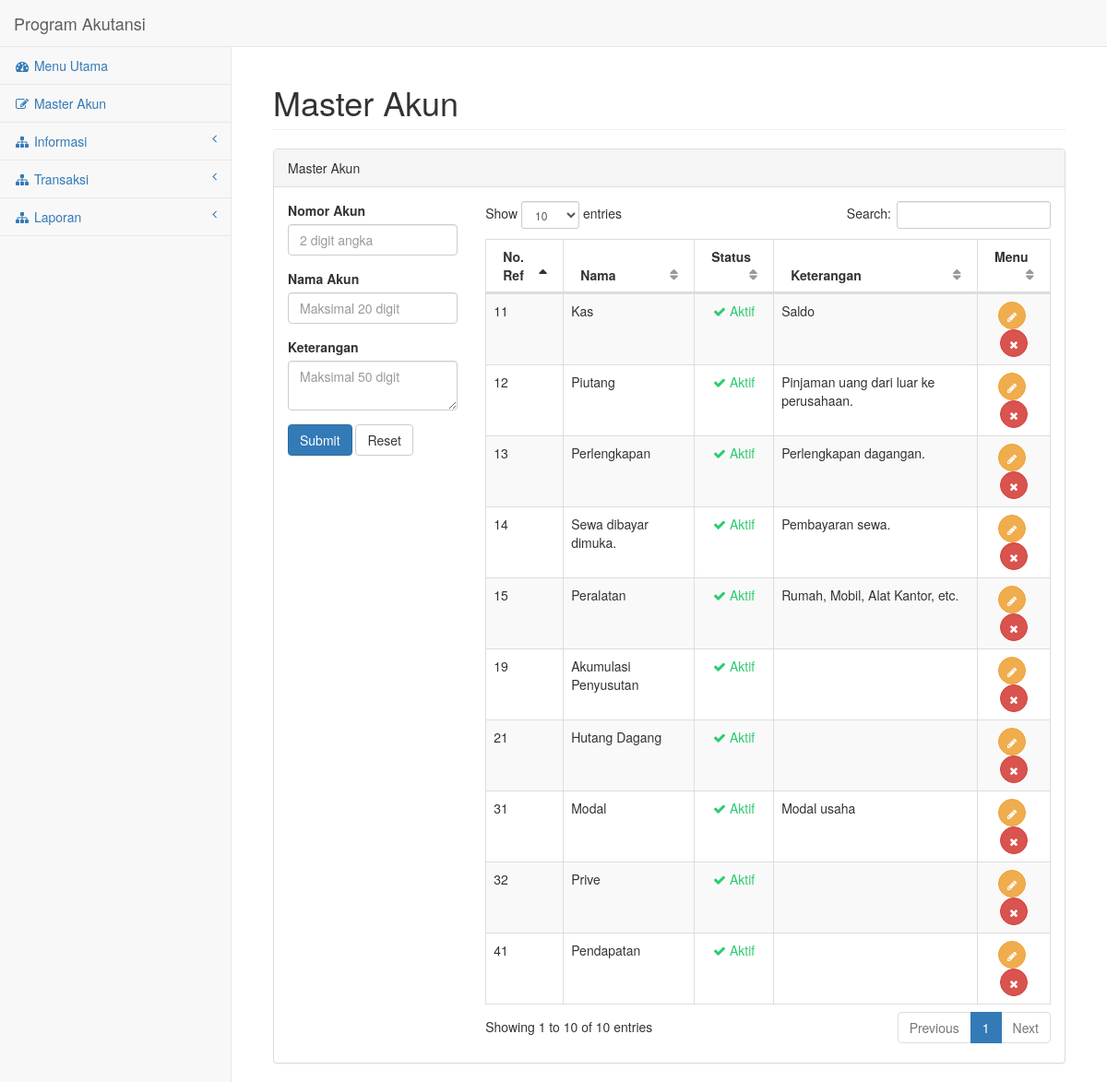
/master_akun.php, run on the app's committed database.
### tables this page shows
CREATE TABLE IF NOT EXISTS `akun` (
  `no_akun` varchar(2) NOT NULL,
  `nama_akun` varchar(20) NOT NULL,
  `keterangan` varchar(50) NOT NULL,
  `status` varchar(1) NOT NULL DEFAULT '1',
  PRIMARY KEY (`no_akun`)
);

### master_akun.php (the view, shortened to what this page needs)
<!DOCTYPE html>
<html lang="en">
<head>
    <link href="assets/bower_components/bootstrap/dist/css/bootstrap.min.css" rel="stylesheet">
    <link href="assets/bower_components/metisMenu/dist/metisMenu.min.css" rel="stylesheet">
    <link href="assets/bower_components/datatables-plugins/integration/bootstrap/3/dataTables.bootstrap.css" rel="stylesheet">
    <link href="assets/bower_components/datatables-responsive/css/dataTables.responsive.css" rel="stylesheet">
    <link href="assets/dist/css/sb-admin-2.css" rel="stylesheet">
    <link href="assets/bower_components/font-awesome/css/font-awesome.min.css" rel="stylesheet" type="text/css">
</head>
<body>
<?php include("config/connect.php"); ?>
    <div id="wrapper">
        <?php include('elements/navbar.php');?>
        <div id="page-wrapper">
            <div class="container-fluid">
                <div class="row">
                    <div class="col-lg-12">
                        <h1 class="page-header">Master Akun</h1>
                    </div>
                </div>
                <div class="row">
                    <div class="col-lg-12">
                        <div class="panel panel-default">
                            <div class="panel-heading">Master Akun</div>
                            <div class="panel-body">
                            <div class="row">
                                <div class="col-lg-3">
                                    <form action="akun/insert.php" method="post">
                                        <div class="form-group">
                                            <label for="">Nomor Akun</label>
                                            <input onkeypress='return event.charCode >= 48 && event.charCode <= 57' type="text" name="no_akun" id="no_akun" required="true" class="form-control" maxlength="2" placeholder="2 digit angka">
                                        </div>
                                        <div class="form-group">
                                            <label for="">Nama Akun</label>
                                            <input type="text" name="nama_akun" id="nama_akun"  required="true" class="form-control"  maxlength="20" placeholder="Maksimal 20 digit">
                                        </div>
                                        <div class="form-group">
                                            <label for="">Keterangan</label>
                                            <textarea name="keterangan" id="keterangan" class="form-control"  maxlength="50" placeholder="Maksimal 50 digit"></textarea>
                                        </div>
                                        <div class="form-group">
                                            <input type="submit" class="btn btn-primary" name="submit" id="submit" value="Submit">
                                            <input type="reset" class="btn btn-default" value="Reset">
                                        </div>
                                    </form>
                                </div>
                                <div class="col-lg-9">
                                    <div class="dataTable_wrapper">
                                        <table class="table table-striped table-bordered table-hover" id="dataTables-example">
                                            <thead>
                                                <tr>
                                                    <th>No. Ref</th>
                                                    <th>Nama</th>
                                                    <th>Status</th>
                                                    <th>Keterangan</th>
                                                    <th>Menu</th>
                                                </tr>
                                            </thead>
                                            <tbody>
                                                <?php
                                                $query=mysqli_query($connect,"select * from akun") or die(mysql_error());
                                                while ($row = mysqli_fetch_array($query))
                                                {
                                                    echo  "<tr>";
                                                    echo "<td>".$row['no_akun']."</td>";
                                                    echo "<td>".$row['nama_akun']."</td>";
                                                    if($row['status'] == 1){
                                                        echo "<td align='center' style='color:#2ecc71;'><i class='fa fa-check' aria-hidden='true'></i> Aktif</td>";
                                                    }else if($row['status'] == 2){
                                                        echo "<td align='center' style='color:#e74c3c;'><i class='fa fa-close' aria-hidden='true'></i>Tidak Aktif</td>";
                                                    }
                                                    echo "<td>".$row['keterangan']."</td>";
                                                    echo "<td align='center'>";
                                                    echo "<a class='btn btn-warning btn-circle' href='akun/editform.php?no_akun=".$row['no_akun']."' data-toggle='modal' data-target='#EditForm'><i class='fa fa-pencil' aria-hidden='true'></i></a>&nbsp;";
                                                    if($row['status'] == 1){
                                                        echo "<a class='btn btn-danger btn-circle' href='akun/status.php?no_akun=".$row['no_akun']."&status=".$row['status']."'><i class='fa fa-close' aria-hidden='true'></i></a>";
                                                    }else if($row['status'] == 2){
                                                        echo "<a class='btn btn-success btn-circle' href='akun/status.php?no_akun=".$row['no_akun']."&status=".$row['status']."'><i class='fa fa-check' aria-hidden='true'></i></a>";
                                                    }
                                                    echo "</td>";
                                                    echo  "</tr>";
                                                }
                                                ?>
                                            </tbody>
                                        </table>
                                    </div>
                            </div>
                            </div>
                        </div>
                    </div>
                </div>
            </div>
        </div>
    </div>
</body>
</html>

### elements/navbar.php (shortened to what this page needs)
<nav class="navbar navbar-default navbar-static-top" role="navigation" style="margin-bottom: 0">
            <div class="navbar-header">
                <a class="navbar-brand" href="index.html">Program Akutansi</a>
            </div>
            <?php include('sidebar.php'); ?>
        </nav>

### elements/sidebar.php (shortened to what this page needs)
<div class="navbar-default sidebar" role="navigation">
                <div class="sidebar-nav navbar-collapse">
                    <ul class="nav" id="side-menu">
                        <li>
                            <a href="http://localhost/siak/index.php"><i class="fa fa-dashboard fa-fw"></i> Menu Utama</a>
                        </li>
                        <li>
                            <a href="http://localhost/siak/master_akun.php"><i class="fa fa-edit fa-fw"></i> Master Akun</a>
                        </li>
                        <li>
                            <a href="#"><i class="fa fa-sitemap fa-fw"></i> Informasi<span class="fa arrow"></span></a>
                        </li>
                        <li>
                            <a href="#"><i class="fa fa-sitemap fa-fw"></i> Transaksi<span class="fa arrow"></span></a>
                        </li>
                        <li>
                            <a href="#"><i class="fa fa-sitemap fa-fw"></i> Laporan<span class="fa arrow"></span></a>
                        </li>
                    </ul>
                </div>
            </div>

### data on the page
akun: no_akun "11", nama_akun "Kas", status "1" (drawn), keterangan "Saldo"
akun: no_akun "12", nama_akun "Piutang", status "1" (drawn), keterangan "Pinjaman uang dari luar ke perusahaan."
akun: no_akun "13", nama_akun "Perlengkapan", status "1" (drawn), keterangan "Perlengkapan dagangan."
akun: no_akun "14", nama_akun "Sewa dibayar dimuka.", status "1" (drawn), keterangan "Pembayaran sewa."
akun: no_akun "15", nama_akun "Peralatan", status "1" (drawn), keterangan "Rumah, Mobil, Alat Kantor, etc."
akun: no_akun "19", nama_akun "Akumulasi Penyusutan", status "1" (drawn)
akun: no_akun "21", nama_akun "Hutang Dagang", status "1" (drawn)
akun: no_akun "31", nama_akun "Modal", status "1" (drawn), keterangan "Modal usaha"
akun: no_akun "32", nama_akun "Prive", status "1" (drawn)
akun: no_akun "41", nama_akun "Pendapatan", status "1" (drawn)
